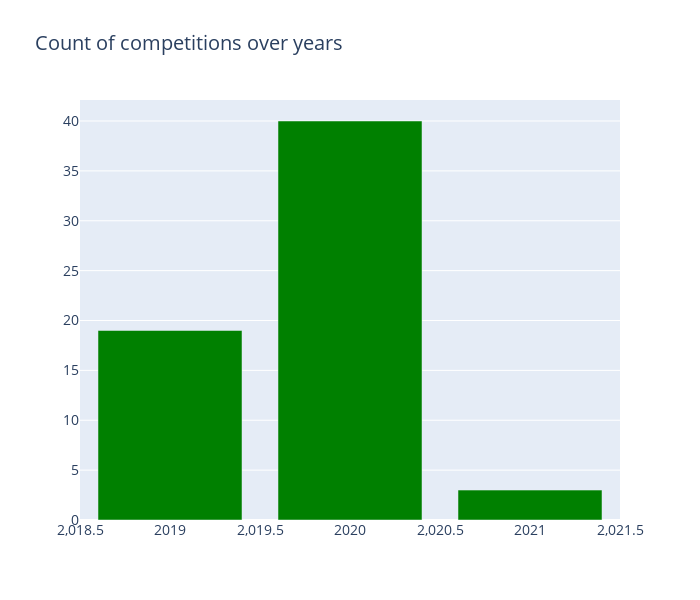

The notebook cell saved with this chart:
### Code cell
def scatter_plot(cnt_srs, color):
    trace = go.Scatter(
        x=cnt_srs.index[::-1],
        y=cnt_srs.values[::-1],
        showlegend=False,
        marker=dict(
            color=color,
        ),
    )
    return trace

cnt_df = temp_df.groupby('DeadlineYear')['PrivateLeaderboardRank'].agg(["size", "mean", "min"])
cnt_srs = cnt_df["size"]
cnt_srs = cnt_srs.sort_index()
trace = go.Bar(
    x=cnt_srs.index,
    y=cnt_srs.values,
    marker=dict(color="green",),
)

layout = go.Layout(
    title='Count of competitions over years',
    font=dict(size=14),
    width=700,
    height=600,
)

data = [trace]
fig = go.Figure(data=data, layout=layout)
py.iplot(fig, filename="TargetCount")

### Figure 1 — Plotly figure (JSON) as saved in the notebook; plotly's stock layout.template omitted (floating-point values rounded to 4 significant figures)
{"data": [{"marker": {"color": "green"}, "type": "bar", "x": [2019, 2020, 2021], "y": [19, 40, 3]}], "layout": {"font": {"size": 14}, "height": 600, "title": {"text": "Count of competitions over years"}, "width": 700}}
